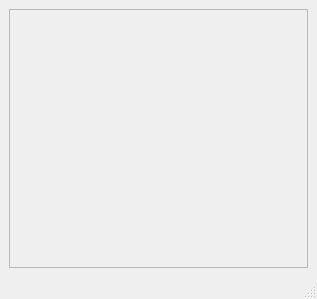
<?xml version="1.0" encoding="UTF-8"?>
<ui version="4.0">
 <class>MainWindow</class>
 <widget class="QMainWindow" name="MainWindow">
  <property name="geometry">
   <rect>
    <x>0</x>
    <y>0</y>
    <width>317</width>
    <height>299</height>
   </rect>
  </property>
  <property name="windowTitle">
   <string>MainWindow</string>
  </property>
  <widget class="QWidget" name="centralwidget">
   <layout class="QHBoxLayout" name="horizontalLayout_2">
    <item>
     <widget class="QScrollArea" name="scrollArea">
      <property name="verticalScrollBarPolicy">
       <enum>Qt::ScrollBarAsNeeded</enum>
      </property>
      <property name="horizontalScrollBarPolicy">
       <enum>Qt::ScrollBarAsNeeded</enum>
      </property>
      <property name="widgetResizable">
       <bool>true</bool>
      </property>
      <widget class="QWidget" name="scrollAreaWidgetContents">
       <property name="geometry">
        <rect>
         <x>0</x>
         <y>0</y>
         <width>295</width>
         <height>255</height>
        </rect>
       </property>
       <property name="styleSheet">
        <string notr="true"/>
       </property>
       <layout class="QHBoxLayout" name="horizontalLayout">
        <item>
         <layout class="QVBoxLayout" name="verticalLayout"/>
        </item>
       </layout>
      </widget>
     </widget>
    </item>
   </layout>
  </widget>
  <widget class="QStatusBar" name="statusbar"/>
 </widget>
 <resources/>
 <connections/>
</ui>
